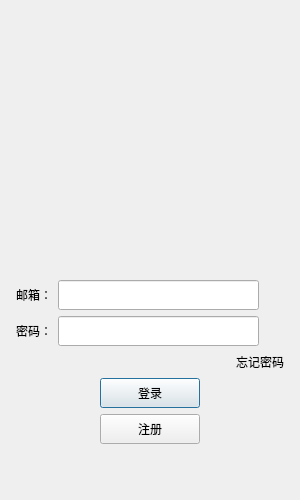
<?xml version="1.0" encoding="UTF-8"?>
<ui version="4.0">
 <class>LoginDialog</class>
 <widget class="QDialog" name="LoginDialog">
  <property name="geometry">
   <rect>
    <x>0</x>
    <y>0</y>
    <width>300</width>
    <height>500</height>
   </rect>
  </property>
  <property name="minimumSize">
   <size>
    <width>300</width>
    <height>500</height>
   </size>
  </property>
  <property name="maximumSize">
   <size>
    <width>300</width>
    <height>500</height>
   </size>
  </property>
  <property name="windowTitle">
   <string>Dialog</string>
  </property>
  <layout class="QVBoxLayout" name="verticalLayout_3">
   <item>
    <layout class="QVBoxLayout" name="verticalLayout_2">
     <property name="leftMargin">
      <number>5</number>
     </property>
     <property name="topMargin">
      <number>5</number>
     </property>
     <property name="rightMargin">
      <number>5</number>
     </property>
     <property name="bottomMargin">
      <number>5</number>
     </property>
     <item>
      <widget class="QLabel" name="err_tip">
       <property name="minimumSize">
        <size>
         <width>0</width>
         <height>25</height>
        </size>
       </property>
       <property name="maximumSize">
        <size>
         <width>16777215</width>
         <height>25</height>
        </size>
       </property>
       <property name="text">
        <string/>
       </property>
       <property name="alignment">
        <set>Qt::AlignCenter</set>
       </property>
      </widget>
     </item>
     <item>
      <widget class="QWidget" name="head_widget" native="true">
       <property name="minimumSize">
        <size>
         <width>200</width>
         <height>230</height>
        </size>
       </property>
       <layout class="QGridLayout" name="gridLayout">
        <item row="1" column="0">
         <widget class="QLabel" name="head_label">
          <property name="minimumSize">
           <size>
            <width>200</width>
            <height>200</height>
           </size>
          </property>
          <property name="maximumSize">
           <size>
            <width>200</width>
            <height>200</height>
           </size>
          </property>
          <property name="text">
           <string/>
          </property>
         </widget>
        </item>
       </layout>
      </widget>
     </item>
     <item>
      <spacer name="verticalSpacer_3">
       <property name="orientation">
        <enum>Qt::Vertical</enum>
       </property>
       <property name="sizeHint" stdset="0">
        <size>
         <width>20</width>
         <height>40</height>
        </size>
       </property>
      </spacer>
     </item>
     <item>
      <layout class="QHBoxLayout" name="horizontalLayout_2">
       <item>
        <widget class="QLabel" name="email_lb">
         <property name="minimumSize">
          <size>
           <width>0</width>
           <height>25</height>
          </size>
         </property>
         <property name="maximumSize">
          <size>
           <width>16777215</width>
           <height>25</height>
          </size>
         </property>
         <property name="text">
          <string>邮箱：</string>
         </property>
        </widget>
       </item>
       <item>
        <widget class="QLineEdit" name="email_edit">
         <property name="minimumSize">
          <size>
           <width>0</width>
           <height>30</height>
          </size>
         </property>
         <property name="maximumSize">
          <size>
           <width>16777215</width>
           <height>30</height>
          </size>
         </property>
        </widget>
       </item>
       <item>
        <spacer name="horizontalSpacer_6">
         <property name="orientation">
          <enum>Qt::Horizontal</enum>
         </property>
         <property name="sizeType">
          <enum>QSizePolicy::Fixed</enum>
         </property>
         <property name="sizeHint" stdset="0">
          <size>
           <width>25</width>
           <height>20</height>
          </size>
         </property>
        </spacer>
       </item>
      </layout>
     </item>
     <item>
      <layout class="QHBoxLayout" name="horizontalLayout_3">
       <item>
        <widget class="QLabel" name="pass_label">
         <property name="minimumSize">
          <size>
           <width>0</width>
           <height>25</height>
          </size>
         </property>
         <property name="maximumSize">
          <size>
           <width>16777215</width>
           <height>25</height>
          </size>
         </property>
         <property name="text">
          <string>密码：</string>
         </property>
        </widget>
       </item>
       <item>
        <widget class="QLineEdit" name="pass_edit">
         <property name="minimumSize">
          <size>
           <width>0</width>
           <height>30</height>
          </size>
         </property>
         <property name="maximumSize">
          <size>
           <width>16777215</width>
           <height>30</height>
          </size>
         </property>
        </widget>
       </item>
       <item>
        <spacer name="horizontalSpacer_7">
         <property name="orientation">
          <enum>Qt::Horizontal</enum>
         </property>
         <property name="sizeType">
          <enum>QSizePolicy::Fixed</enum>
         </property>
         <property name="sizeHint" stdset="0">
          <size>
           <width>25</width>
           <height>20</height>
          </size>
         </property>
        </spacer>
       </item>
      </layout>
     </item>
     <item>
      <layout class="QHBoxLayout" name="horizontalLayout_4">
       <item>
        <spacer name="horizontalSpacer">
         <property name="orientation">
          <enum>Qt::Horizontal</enum>
         </property>
         <property name="sizeHint" stdset="0">
          <size>
           <width>40</width>
           <height>20</height>
          </size>
         </property>
        </spacer>
       </item>
       <item>
        <widget class="ClickedLabel" name="forget_label">
         <property name="text">
          <string>忘记密码</string>
         </property>
        </widget>
       </item>
      </layout>
     </item>
     <item>
      <spacer name="verticalSpacer_2">
       <property name="orientation">
        <enum>Qt::Vertical</enum>
       </property>
       <property name="sizeHint" stdset="0">
        <size>
         <width>20</width>
         <height>40</height>
        </size>
       </property>
      </spacer>
     </item>
     <item>
      <layout class="QHBoxLayout" name="horizontalLayout_5">
       <item>
        <spacer name="horizontalSpacer_2">
         <property name="orientation">
          <enum>Qt::Horizontal</enum>
         </property>
         <property name="sizeHint" stdset="0">
          <size>
           <width>40</width>
           <height>20</height>
          </size>
         </property>
        </spacer>
       </item>
       <item>
        <widget class="QPushButton" name="login_btn">
         <property name="minimumSize">
          <size>
           <width>100</width>
           <height>30</height>
          </size>
         </property>
         <property name="text">
          <string>登录</string>
         </property>
        </widget>
       </item>
       <item>
        <spacer name="horizontalSpacer_3">
         <property name="orientation">
          <enum>Qt::Horizontal</enum>
         </property>
         <property name="sizeHint" stdset="0">
          <size>
           <width>40</width>
           <height>20</height>
          </size>
         </property>
        </spacer>
       </item>
      </layout>
     </item>
     <item>
      <layout class="QHBoxLayout" name="horizontalLayout_6">
       <item>
        <spacer name="horizontalSpacer_4">
         <property name="orientation">
          <enum>Qt::Horizontal</enum>
         </property>
         <property name="sizeHint" stdset="0">
          <size>
           <width>40</width>
           <height>20</height>
          </size>
         </property>
        </spacer>
       </item>
       <item>
        <widget class="QPushButton" name="reg_btn">
         <property name="minimumSize">
          <size>
           <width>100</width>
           <height>30</height>
          </size>
         </property>
         <property name="text">
          <string>注册</string>
         </property>
        </widget>
       </item>
       <item>
        <spacer name="horizontalSpacer_5">
         <property name="orientation">
          <enum>Qt::Horizontal</enum>
         </property>
         <property name="sizeHint" stdset="0">
          <size>
           <width>40</width>
           <height>20</height>
          </size>
         </property>
        </spacer>
       </item>
      </layout>
     </item>
     <item>
      <spacer name="verticalSpacer">
       <property name="orientation">
        <enum>Qt::Vertical</enum>
       </property>
       <property name="sizeType">
        <enum>QSizePolicy::Fixed</enum>
       </property>
       <property name="sizeHint" stdset="0">
        <size>
         <width>20</width>
         <height>40</height>
        </size>
       </property>
      </spacer>
     </item>
    </layout>
   </item>
  </layout>
 </widget>
 <customwidgets>
  <customwidget>
   <class>ClickedLabel</class>
   <extends>QLabel</extends>
   <header>clickedlabel.h</header>
  </customwidget>
 </customwidgets>
 <resources/>
 <connections/>
</ui>
